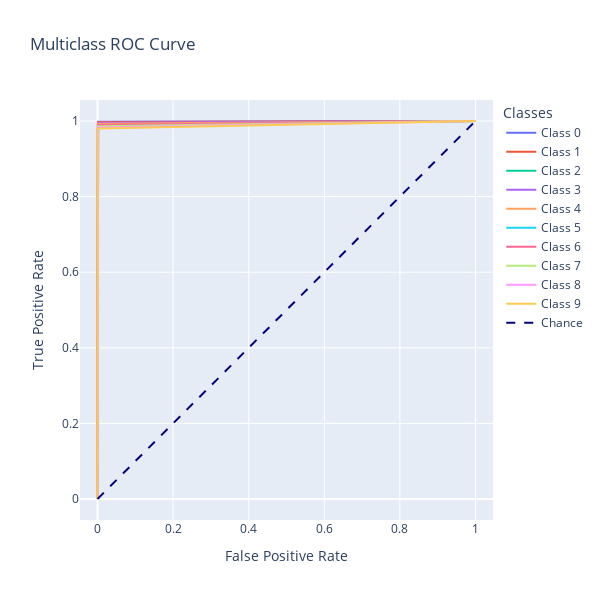

The notebook cell saved with this chart:
### Markdown cell above
podemos ver que no suele equivocarse en gran medida nuestro cnn ya que en la diagonal principal es donde estancayendo todas nuestras prediccion, esto es buenisimo.

### Code cell
def plot_multiclass_roc(y_test, y_pred, num_classes):
    # Binarizar las etiquetas en un formato one-hot
    y_test_binarized = label_binarize(y_test, classes=list(range(num_classes)))
    y_pred_binarized = label_binarize(y_pred, classes=list(range(num_classes)))

    fpr = dict()
    tpr = dict()
    roc_auc = dict()

    # Calcula la curva ROC y el área bajo la curva para cada clase
    for i in range(num_classes):
        fpr[i], tpr[i], _ = roc_curve(y_test_binarized[:, i], y_pred_binarized[:, i])
        roc_auc[i] = auc(fpr[i], tpr[i])

    # Crea la figura de Plotly para la curva ROC
    fig = go.Figure()
    for i in range(num_classes):
        hover_text = f'Class {i} AUC = {roc_auc[i]:.2f}'
        fig.add_trace(go.Scatter(x=fpr[i], y=tpr[i], mode='lines', name=f'Class {i}',
                                 text=[hover_text] * len(fpr[i]), hoverinfo='text+x+y'))

    # Agregar línea de azar
    fig.add_trace(go.Scatter(x=[0, 1], y=[0, 1], mode='lines', line=dict(color='navy', width=2, dash='dash'),
                             name='Chance', hoverinfo='none'))

    # Configuración del layout del gráfico
    fig.update_layout(
        title='Multiclass ROC Curve',
        xaxis_title='False Positive Rate',
        yaxis_title='True Positive Rate',
        legend_title='Classes',
        xaxis=dict(scaleanchor="y", scaleratio=1),
        yaxis=dict(constrain='domain'),
        width=600,
        height=600
    )
    return fig

plot_multiclass_roc(resultados["Test"],resultados["normal_cnn"],10)

### Figure 1 — Plotly figure (JSON) as saved in the notebook; plotly's stock layout.template omitted (floating-point values rounded to 4 significant figures)
{"data": [{"hoverinfo": "text+x+y", "mode": "lines", "name": "Class 0", "text": ["Class 0 AUC = 1.00", "Class 0 AUC = 1.00", "Class 0 AUC = 1.00"], "type": "scatter", "x": [0, 0.001774, 1], "y": [0, 0.998, 1]}, {"hoverinfo": "text+x+y", "mode": "lines", "name": "Class 1", "text": ["Class 1 AUC = 1.00", "Class 1 AUC = 1.00", "Class 1 AUC = 1.00"], "type": "scatter", "x": [0, 0.001015, 1], "y": [0, 0.9974, 1]}, {"hoverinfo": "text+x+y", "mode": "lines", "name": "Class 2", "text": ["Class 2 AUC = 0.99", "Class 2 AUC = 0.99", "Class 2 AUC = 0.99"], "type": "scatter", "x": [0, 0.001338, 1], "y": [0, 0.9884, 1]}, {"hoverinfo": "text+x+y", "mode": "lines", "name": "Class 3", "text": ["Class 3 AUC = 1.00", "Class 3 AUC = 1.00", "Class 3 AUC = 1.00"], "type": "scatter", "x": [0, 0.001557, 1], "y": [0, 0.995, 1]}, {"hoverinfo": "text+x+y", "mode": "lines", "name": "Class 4", "text": ["Class 4 AUC = 1.00", "Class 4 AUC = 1.00", "Class 4 AUC = 1.00"], "type": "scatter", "x": [0, 0.001109, 1], "y": [0, 0.9929, 1]}, {"hoverinfo": "text+x+y", "mode": "lines", "name": "Class 5", "text": ["Class 5 AUC = 0.99", "Class 5 AUC = 0.99", "Class 5 AUC = 0.99"], "type": "scatter", "x": [0, 0.001098, 1], "y": [0, 0.9877, 1]}, {"hoverinfo": "text+x+y", "mode": "lines", "name": "Class 6", "text": ["Class 6 AUC = 0.99", "Class 6 AUC = 0.99", "Class 6 AUC = 0.99"], "type": "scatter", "x": [0, 0.0008848, 1], "y": [0, 0.9896, 1]}, {"hoverinfo": "text+x+y", "mode": "lines", "name": "Class 7", "text": ["Class 7 AUC = 0.99", "Class 7 AUC = 0.99", "Class 7 AUC = 0.99"], "type": "scatter", "x": [0, 0.001003, 1], "y": [0, 0.9864, 1]}, {"hoverinfo": "text+x+y", "mode": "lines", "name": "Class 8", "text": ["Class 8 AUC = 0.99", "Class 8 AUC = 0.99", "Class 8 AUC = 0.99"], "type": "scatter", "x": [0, 0.0004432, 1], "y": [0, 0.9825, 1]}, {"hoverinfo": "text+x+y", "mode": "lines", "name": "Class 9", "text": ["Class 9 AUC = 0.99", "Class 9 AUC = 0.99", "Class 9 AUC = 0.99"], "type": "scatter", "x": [0, 0.001001, 1], "y": [0, 0.9802, 1]}, {"hoverinfo": "none", "line": {"color": "navy", "dash": "dash", "width": 2}, "mode": "lines", "name": "Chance", "type": "scatter", "x": [0, 1], "y": [0, 1]}], "layout": {"height": 600, "legend": {"title": {"text": "Classes"}}, "title": {"text": "Multiclass ROC Curve"}, "width": 600, "xaxis": {"scaleanchor": "y", "scaleratio": 1, "title": {"text": "False Positive Rate"}}, "yaxis": {"constrain": "domain", "title": {"text": "True Positive Rate"}}}}
